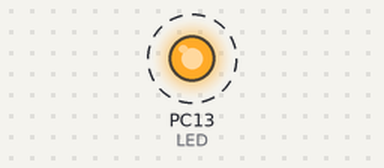
The sketch below on a simulated STM32 Blue Pill. On the bench: output pins drawn as LEDs (lit = HIGH). Dashed ring = blinking. What the sketch prints to the serial monitor is not drawn.

Above: at 0.5 s.
Timing chart, 0 to 4.6 s (numbered marks = the images above):
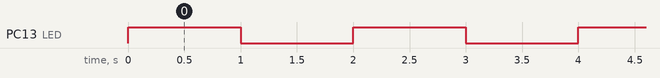

Measured:
- by itself, PC13 (LED): alternates HIGH for 1.0 s and LOW for 1.0 s

The sketch:

blink-arduino.ino
```cpp
#include "Wire.h"

#define LED PC13

void setup()
{
    Serial.begin(192000);
    pinMode(LED, OUTPUT);
    Wire.begin();
}

int n = 0;

void loop()
{
    Serial.printf("@@%d\n", n++);
    digitalWrite(LED, HIGH);
    delay(1000);
    digitalWrite(LED, LOW);
    delay(1000);
}
```
